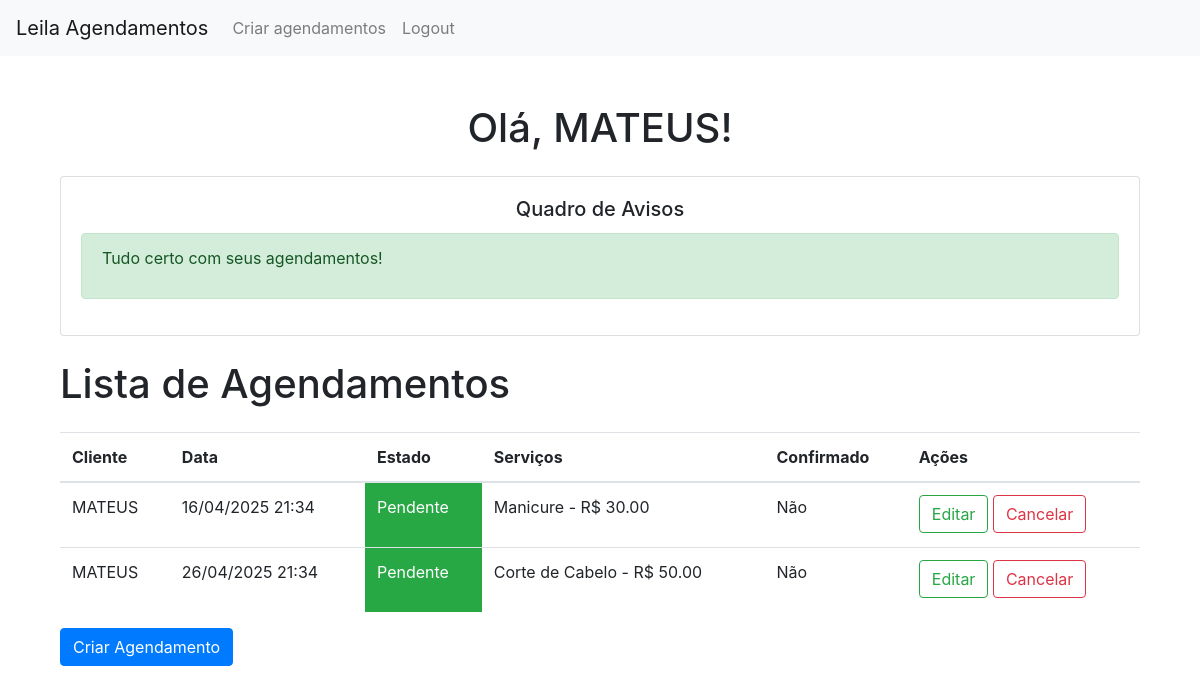
The app's page / (signed in) with its own data.
### models.py (models this page shows)
class Cliente(UserMixin, db.Model):
    __tablename__ = 'cliente'
    id = db.Column(db.Integer, primary_key=True)
    nome = db.Column(db.String(80), nullable=False)
    email = db.Column(db.String(120), unique=True, nullable=False)
    telefone = db.Column(db.String(20), nullable=False)
    senha = db.Column(db.String(120), nullable=False)
    is_admin = db.Column(db.Boolean, default=False)  # Campo para identificar administradores

class Agendamentos(db.Model):
    __tablename__ = 'agendamentos'
    id = db.Column(db.Integer, primary_key=True)
    clienteId = db.Column(db.Integer, db.ForeignKey('cliente.id'), nullable=False)
    data = db.Column(db.DateTime, nullable=False)
    estado = db.Column(db.Enum(Estado), default=Estado.pendente, nullable=False)
    cliente = db.relationship('Cliente', backref='agendamentos')
    is_confirmed = db.Column(db.Boolean, default=False)

class Servico(db.Model):
    id = db.Column(db.Integer, primary_key=True)
    nome = db.Column(db.String(100), nullable=False)
    preco = db.Column(db.Float, nullable=False)
    descricao = db.Column(db.Text)

### app.py (the view)
@app.route('/') # rota home
def home():
    if current_user.is_authenticated: # se logado
        if current_user.is_admin: # se admin
            agendamentos = Agendamentos.query.order_by(Agendamentos.data.asc()) # pega todos os agendamentos
            return render_template('index.html', agendamentos=agendamentos, semanas_com_multiplos={})
        else: # se não admin
            agendamentos = Agendamentos.query.filter_by(clienteId=current_user.id).order_by(Agendamentos.data.asc()).all()
            agendamentosPendente = Agendamentos.query.filter(Agendamentos.clienteId==current_user.id, Agendamentos.estado == Estado.pendente).order_by(Agendamentos.data.asc()).all()
            agendamentos_por_semana = defaultdict(list) # agendamento por semanas
            for agendamento in agendamentosPendente:
                ano, semana, _ = agendamento.data.isocalendar()
                agendamentos_por_semana[(ano, semana)].append({
                    'id': agendamento.id,
                    'data': agendamento.data,
                    'dia_semana': agendamento.data.strftime('%A'),  # Nome do dia da semana
                    'servicos': agendamento.servicos
                })
            semanas_com_multiplos = {semana: ags for semana, ags in agendamentos_por_semana.items() if len(ags) > 1}
            return render_template('index.html', agendamentos=agendamentos, semanas_com_multiplos=semanas_com_multiplos)
    return render_template('index.html', agendamentos=[], semanas_com_multiplos={})

### app.py (called while the page is built)
@lm.user_loader # decorador para carregar user
def load_user(id): # pega o id para carregar user
    cliente = db.session.query(Cliente).filter_by(id=id).first()
    return cliente

### templates/index.html (shortened to what this page needs)
{% extends 'header.html' %}
{% block content %}
<div class="container mt-5">
    {% if current_user.is_authenticated %}
        <h1 class="text-center mb-4">Olá, {{ current_user.nome }}!</h1>
        {% if current_user.is_admin %}
        <h1 class="mb-4">Lista de Agendamentos</h1>
        {% if agendamentos %}
            <table class="table">
                <thead>
                    <tr>
                        <th>Cliente</th>
                        <th>Data</th>
                        <th>Estado</th>
                        <th>Serviços</th>
                        <th>Confirmado</th>
                        <th>Ações</th>
                    </tr>
                </thead>
                <tbody>
                    {% for agendamento in agendamentos %}
                    <tr>
                        <td>{{ agendamento.cliente.nome }}</td>
                        <td>{{ agendamento.data.strftime('%d/%m/%Y %H:%M') }}</td>
                        {% if agendamento.estado.value == 'pendente' %}
                        <td class="bg-success text-white">
                            {{ agendamento.estado.value | capitalize }}
                        </td>
                        {% else %}
                        <td class="bg-secondary text-white">
                            {{ agendamento.estado.value | capitalize }}
                        </td>
                        {% endif %}
                        <td>
                            {% for servico in agendamento.servicos %}
                                {{ servico.nome }} - R$ {{ "%.2f"|format(servico.preco) }}{% if not loop.last %}, {% endif %}
                            {% endfor %}
                        </td>
                        <td>
                            {% if agendamento.is_confirmed %}
                            <p>Sim</p>
                            {% else %}
                            <p>Não</p>
                            {% endif %}
                        </td>
                        <td>
                            <a href="{{ url_for('editarAgendamento', id=agendamento.id) }}" class="btn btn-outline-info">Editar</a>
                            {% if agendamento.is_confirmed %}
                            <a href="#" class="btn btn-success">Confirmado</a>
                            {% else %}
                            <a href="{{ url_for('confirmarAgendamento', id=agendamento.id) }}" class="btn btn-outline-success">Confirmar</a>
                            {% endif %}
                            <a href="{{ url_for('cancelarAgendamento', id=agendamento.id) }}" class="btn btn-outline-warning">Cancelar</a>
                            <a href="{{ url_for('excluirAgendamento', id=agendamento.id) }}" class="btn btn-outline-danger">Excluir</a>
                        </td>
                    </tr>
                    {% endfor %}
                </tbody>
            </table>
        {% else %}
            <div class="alert alert-warning">Nenhum agendamento encontrado.</div>
        {% endif %}
        {% else %}
        <div class="card mb-4">
            <div class="card-body">
            <h5 class="card-title text-center">Quadro de Avisos</h5>
                {% if semanas_com_multiplos %}
                    <div class="alert alert-warning mt-3 text-danger">
                        <h4>📅 Otimize seus agendamentos!</h4>
                        <h5>Você tem múltiplos agendamentos nas seguintes semanas:</h5>
                        <ul>
                            {% for semana, agendamentos in semanas_com_multiplos.items() %}
                            <li>
                                Semana {{ semana[1] }} de {{ semana[0] }}:
                        <ul>
                            {% for agendamento in agendamentos %}
                            <li>
                                {{ agendamento.data.strftime('%d/%m/%Y %H:%M') }} -
                                {% for servico in agendamento.servicos %}
                                    {{ servico.nome }}{% if not loop.last %}, {% endif %}
                                {% endfor %}
                            </li>
                            {% endfor %}
                        </ul>
                                <form action="{{ url_for('unirAgendamentos', id1=agendamentos[0].id, id2=agendamentos[1].id) }}" method="POST">
                                    <div class="form-group mt-3">
                                        <input type="hidden" name="dia1" value="{{ agendamentos[0].data.strftime('%A') }}">
                                        <input type="hidden" name="dia2" value="{{ agendamentos[1].data.strftime('%A') }}">
                                        <button type="submit" class="btn btn-outline-danger">Unir Agendamentos</button>
                                    </div>
                                </form>
                            </li>
                            {% endfor %}
                        </ul>
                    </div>
                {% else %}
                    <div class="alert alert-success">
                        <p>Tudo certo com seus agendamentos!</p>
                    </div>
                {% endif %}
                </div>
    </div>
        <h1 class="mb-4">Lista de Agendamentos</h1>
        {% if agendamentos %}
            <table class="table">
                <thead>
                    <tr>
                        <th>Cliente</th>
                        <th>Data</th>
                        <th>Estado</th>
                        <th>Serviços</th>
                        <th>Confirmado</th>
                        <th>Ações</th>
                    </tr>
                </thead>
                <tbody>
                    {% for agendamento in agendamentos %}
                    <tr>
                        <td>{{ agendamento.cliente.nome }}</td>
                        <td>{{ agendamento.data.strftime('%d/%m/%Y %H:%M') }}</td>
                        {% if agendamento.estado.value == 'pendente' %}
                        <td class="bg-success text-white">
                            {{ agendamento.estado.value | capitalize }}
                        </td>
                        {% else %}
                        <td class="bg-secondary text-white">
                            {{ agendamento.estado.value | capitalize }}
                        </td>
                        {% endif %}
                        <td>
                            {% for servico in agendamento.servicos %}
                                {{ servico.nome }} - R$ {{ "%.2f"|format(servico.preco) }} {% if not loop.last %}, {% endif %}{% endfor %}
                        </td>
                        <td>
                            {% if agendamento.is_confirmed %}
                            <p>Sim</p>
                            {% else %}
                            <p>Não</p>
                            {% endif %}
                        </td>
                        <td>
                            <a href="{{ url_for('editarAgendamento', id=agendamento.id) }}" class="btn btn-outline-success">Editar</a>
                            <a href="{{ url_for('cancelarAgendamento', id=agendamento.id) }}" class="btn btn-outline-danger">Cancelar</a>
                        </td>
                    </tr>
                    {% endfor %}
                </tbody>
            </table>
        {% else %}
            <div class="alert alert-warning">Nenhum agendamento encontrado.</div>
        {% endif %}
        {% endif %}
                <a href="{{ url_for('agendamentos') }}" class="btn btn-primary">Criar Agendamento</a>
    {% endif %}
</div>
{% endblock %}

### records on screen
Cliente: nome "MATEUS"
Agendamentos: cliente.nome "MATEUS", data "16/04/2025 21:34", estado.value "Pendente", is_confirmed "Não"
Servico: nome "Manicure", preco "30.00"
Agendamentos: cliente.nome "MATEUS", data "26/04/2025 21:34", estado.value "Pendente", is_confirmed "Não"
Servico: nome "Corte de Cabelo", preco "50.00"
